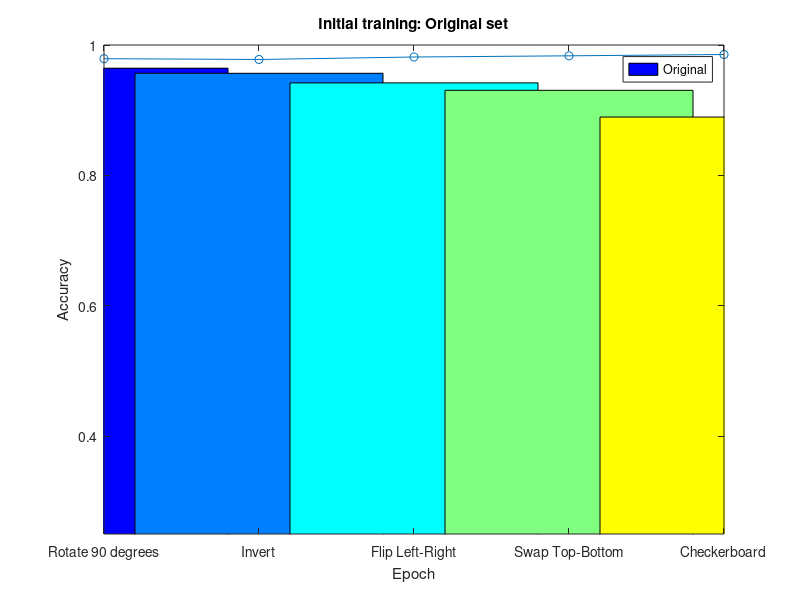
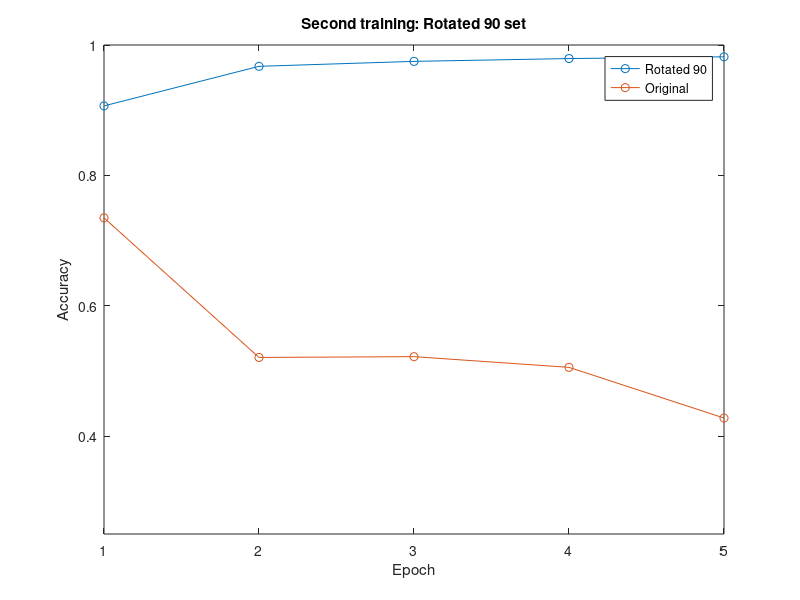

Source code (MATLAB) for these figures, in order:
%% Bar graph accuracies

xs = 1:7;
ys = [.9644, .9566, .9419, .9305, .8895, .9356, .9206];
b = bar(ys, 'FaceColor', 'flat');
barcmap = jet(length(ys));
figure (1)
for i = 1:length(ys)
    b(i) = bar(xs(i), ys(i));
    set(b(i), 'FaceColor', barcmap(i,:));
    hold on
end
title('Results: Training and Testing on Each Dataset');
xlabel('Image Mutation');
ylabel('Accuracy');
set(gca, 'XTick', xs);
set(gca, 'XTickLabel', {'Rotate 90 degrees' 'Invert' 'Flip Left-Right' 'Swap Top-Bottom' 'Checkerboard' 'Flip Up-Down'...
    'Invert Bottom'});

% Rot90: {'accuracy': 0.9644, 'loss': 0.114561394, 'global_step': 2401}
% Inv: {'accuracy': 0.9566, 'loss': 0.1464758, 'global_step': 2601}
% fliplr: {'accuracy': 0.9419, 'loss': 0.2036909, 'global_step': 2801}
% cutud: {'accuracy': 0.9305, 'loss': 0.2341149, 'global_step': 3001} 
% checkerboard: {'accuracy': 0.8895, 'loss': 0.37382987, 'global_step': 3201} 
% flipud: {'accuracy': 0.9356, 'loss': 0.21395998, 'global_step': 3601}
% invbot: {'accuracy': 0.9206, 'loss': 0.25648096, 'global_step': 3801}

%% Original --> Rot90

% trained/tested: original
epochs = 1:5;
figure(1)
y1 = [.979, .9778, .9816, .9834, .9854];
plot(epochs, y1, '-o');
xlim([1, 5]);
ylim([.25, 1]);
title('Initial training: Original set')
xlabel('Epoch');
ylabel('Accuracy')
legend('Original')

% trained/tested: rot90, original/rot90
figure(2)
y2rot = [.9066, .9673, .9749, .9792, .9819];
y2orig = [.7349, .5208, .5220, .5056, .4279];
plot(epochs, [y2rot; y2orig], '-o');
hold on
xlim([1, 5]);
ylim([.25, 1]);
title('Second training: Rotated 90 set')
xlabel('Epoch');
ylabel('Accuracy')
legend('Rotated 90', 'Original')